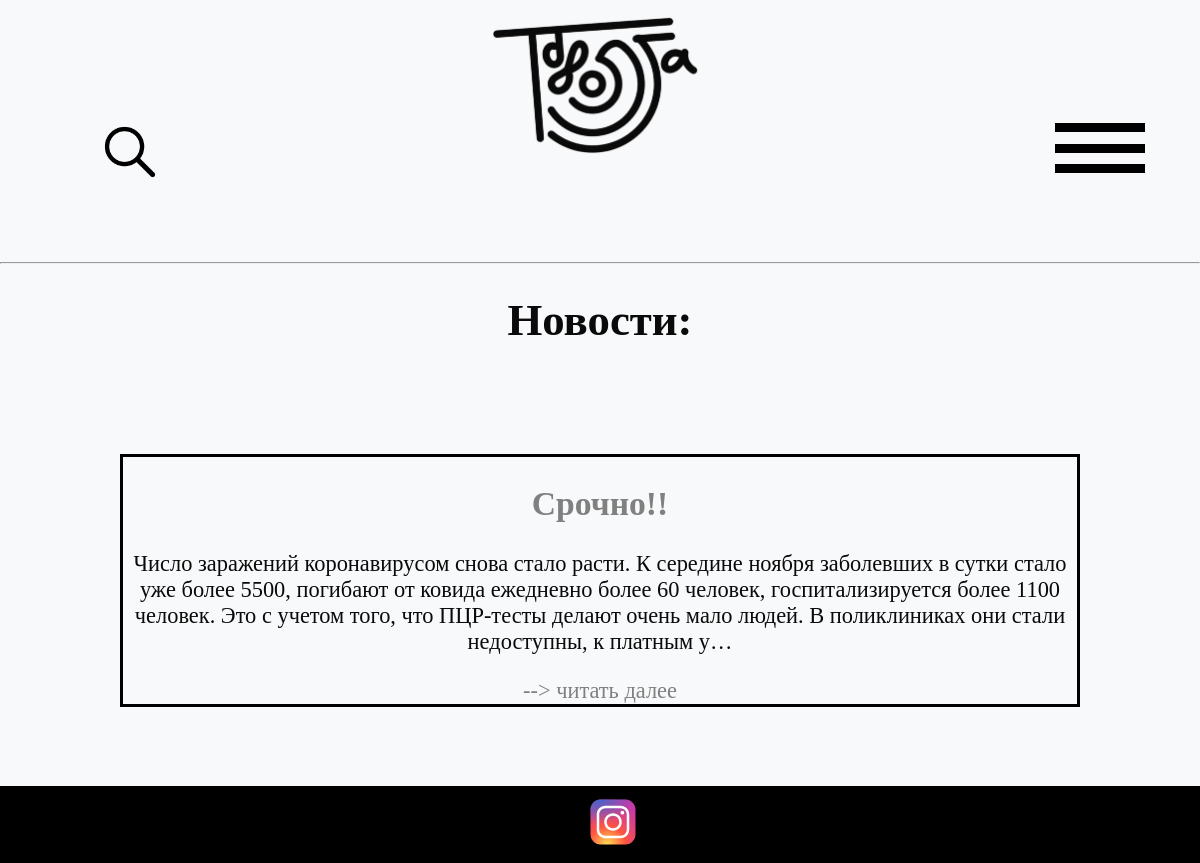
The page /tavolga/news/ on the database its author committed.
### main/models.py (models this page shows, shortened)
class News(models.Model):
    name = models.CharField(max_length=50, verbose_name='Заголовок новости')
    text = RichTextField(null=True, blank=True, verbose_name='Текст')
    published = models.DateTimeField(auto_now_add=True, db_index=True, verbose_name='Создан')
    draft = models.BooleanField(verbose_name='Черновик', default=False)
    class Meta:
        verbose_name_plural = 'Новости'
        verbose_name = 'Новость'
        ordering = ['-published']

### main/views.py (the view)
# urls.py: path('news/', index_news, name='index_news'),
def index_news(requests):
    cont = Contacts.objects.get(id=1)
    news = News.objects.all().order_by('-published')
    context = {'news': news, 'cont': cont}
    return render(requests, 'news/index.html', context)

### main/templates/news/index.html (shortened to what this page needs)
{% extends "layout/basic.html" %}
{% load static %}
{% block content %}
<h1 style="text-align: center;">Новости:</h1>
<br>
<br>
<br>
{% for n in news %}
<div class="news">
    <h2> <a href ="new/{{n.id}}/">{{ n.name }}</a></h2>
    {% autoescape off %}
    {{n.text | truncatechars_html:300 }}
    <a href ="http://127.0.0.1:8000/tavolga/new/{{n.id}}/">--> читать далее</a>
    {% endautoescape %}
</div>
{% endfor %}
{% endblock %}

### main/templates/layout/basic.html (shortened to what this page needs)
{% load static %}
<!DOCTYPE html>
<html>
	<head>
		<link rel="stylesheet" type="text/css"
			  href="{% static '/style.css' %}">
		<link rel="stylesheet" href="https://maxcdn.bootstrapcdn.com/font-awesome/4.5.0/css/font-awesome.min.css">
	</head>
	<body>
	<header>
		<a style="height:40px;width: 50%;display: block;padding-left: 30%;" href="http://127.0.0.1:8000/tavolga/"></a>
		<ul>
			<li style="float: left;">
					<a href="http://127.0.0.1:8000/tavolga/search/"><img class="serachlup" src="/static/search.png"></a>
			</li>
			<li style="float: right;">
				<div id="pencet">
				<span></span>
				<span></span>
				<span></span>
			  </div>
			</li>
		</ul>
	</header>
	<hr style="margin-top:100px;">
		{% block content %}
		{% endblock %}
	<br>
	<br>
	<br>
	<br>
	<br>
	<br>
	<footer class="footer">
	<ul class="footer">
		{% if cont.inst %}
		<li class="lifooter">
		<a href="{{ cont.inst }}"><img class="imgfooter" src="/static/inst.svg" alt=""></a>
			</li>
		{% endif %}
	</ul>
		</footer>
	</body>
</html>

### main/static/style.css (style rules this page uses)
body { font-family: Averta Demo PE, Fira Sans Extra Condensed, Oranienbaum, Golos Text Regular !important; background-color: #f8f9fa !important; color: #0a0a0a !important; margin: 0px; font-size: 140% }
header { padding: 50px; margin-bottom: 80px; text-align: left; background: url("logo.png") center / auto 100% no-repeat; }
h1 { padding: 0px; }
h2 { padding: 0px; }
.serachlup { height: 70px; }
#pencet { display:flex; align-items:center; flex-direction:column; cursor:pointer; }
#pencet span { background-color: black; width:4em; height:.4em; margin:0.26em 0; display:block; transition: all .4s ease; transform-origin:0 0; }
ul { list-style: none; }
a { text-decoration: none; color: grey !important; }
li { display: inline-block; padding: 5px; }
img { border-radius: 8px; }
.footer { background-color: black; margin: 0px; position: fixed; left: 0; bottom: 0; width: 100%; text-align: center; padding-top: 1px; padding-left: 0px; }
.imgfooter { height: 60px; }
.lifooter { padding-left: 30px; }
.news { text-align: center; border: 3px solid black; margin-left: 10%; margin-right: 10%; }

### rows shown on the page
News: name "Срочно!!", text "Число заражений коронавирусом снова стало расти. К середине ноября заболевших в сутки стало уже более 5500, погибают от ковида ежедневно более 60 человек, госпитализируется более 1100 человек. Это с учетом того, что ПЦР-тесты делают очень мало людей. В поликлиниках они стали недоступны, к платным у…"
